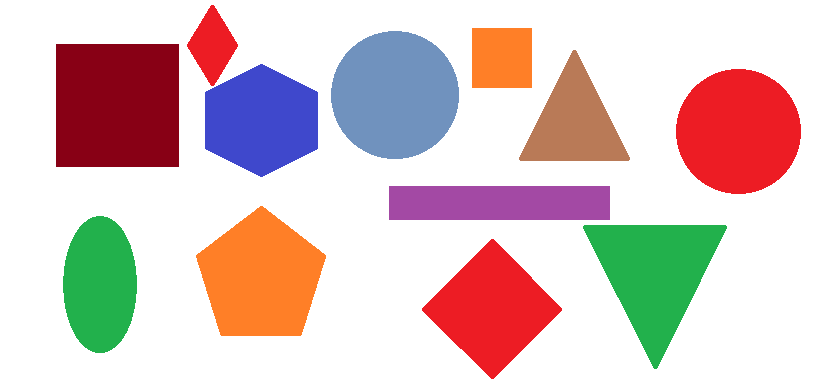
#> input picture find the shape/image.png, 833 x 392 px
$ python find_shape.py   (Python 2 division)
#> lines starting #> are read from the running program, lines starting #| are printed output that depends on the picture; after the words box and inside, x2 and y2 are one past the last pixel; in counts of white or black regions, pixels touching at a corner belong together
'''
contours
assignment
'''
import sys
import cv2
import numpy as np

def initial_step(img):
    ref_gray = cv2.cvtColor(img, cv2.COLOR_BGR2GRAY)
    cv2.imshow('b and w',ref_gray)
    ret, thresh = cv2.threshold(ref_gray, 190, 255, 0)
    cv2.imshow('thresh',thresh)
    contours, hierarchy = cv2.findContours(thresh,cv2.RETR_TREE,cv2.CHAIN_APPROX_SIMPLE)
    return contours

if __name__=='__main__':
    # Boomerang reference image
    img1 = cv2.imread('image.png')
#> img1 is the input picture: shape (392, 833, 3); mean B, G, R 197.7, 199.1, 220.6
    img2 =cv2.imread('kite.png')
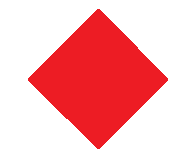
#> input picture find the shape/kite.png, 180 x 155 px
#> img2 is the input picture: shape (155, 180, 3); mean B, G, R 175.8, 172.9, 248.5

    original_cnt=initial_step(img1)
#> in initial_step, `ref_gray = cv2.cvtColor(img, cv2.COLOR_BGR2GRAY)`:
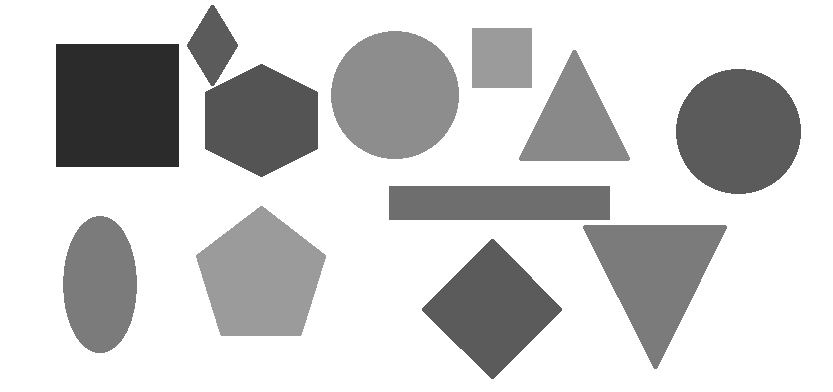
#> ref_gray: shape (392, 833); min 43, max 255, mean 205.3
#> in initial_step, `ret, thresh = cv2.threshold(ref_gray, 190, 255, 0)`:
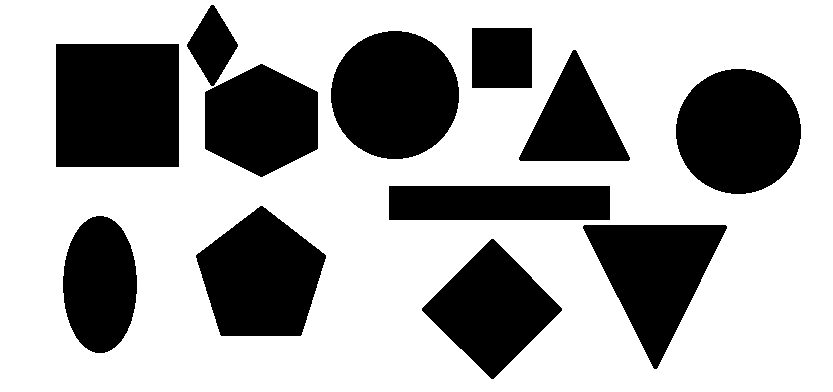
#> thresh: shape (392, 833); 66.2% white; 12 black regions
#> in initial_step, `contours, hierarchy = cv2.findContours(thresh,cv2.RETR_TREE,cv2.CHAIN_..`: contours = 13 contours; largest, box (x1, y1, x2, y2) and area: (0, 0, 833, 392) 325312, (55, 43, 180, 168) 15374, (330, 30, 460, 160) 13047, (675, 68, 802, 195) 12451, (195, 205, 327, 337) 11970
#> original_cnt has the same summary as contours in initial_step
    part_cnt=initial_step(img2)
#> in initial_step (call 2), `ref_gray = cv2.cvtColor(img, cv2.COLOR_BGR2GRAY)`:
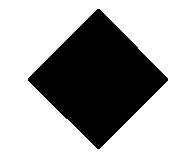
#> ref_gray: shape (155, 180); values 91 (black) and 255 (white), 63.8% white; 1 black region, box (x1, y1, x2, y2) and area: (28, 9, 168, 149) 10087
#> in initial_step (call 2), `ret, thresh = cv2.threshold(ref_gray, 190, 255, 0)`: thresh: shape (155, 180); 63.8% white; 1 black region
#> in initial_step (call 2), `contours, hierarchy = cv2.findContours(thresh,cv2.RETR_TREE,cv2.CHAIN_..`: contours = 2 contours; box (x1, y1, x2, y2) and area: (0, 0, 180, 155) 27566, (27, 8, 169, 150) 10230
#> part_cnt has the same summary as contours in initial_step


    original_areas=[]
    part_areas=[]

    for contour in original_cnt:
        area = cv2.contourArea(contour)
        original_areas.append(area)
#> this loop made 13 passes
#> area on passes 2 to 13: 10229.5, 11017.5, 8119, 11970, 7768, 12451, 9802, 6653, 15374, 13047, 3719, 2297
#> (contour, area) on pass 1: ([[0, 0], [0, 391], [832, 391], [832, 0]], 325312)
#> after the loop, original_areas = [325312, 10229.5, 11017.5, 8119, 11970, 7768, 12451, 9802, 6653, 15374, 13047, 3719, 2297]
    print "original pic areas",original_areas
#| original pic areas [325312.0, 10229.5, 11017.5, 8119.0, 11970.0, 7768.0, 12451.0, 9802.0, 6653.0, 15374.0, 13047.0, 3719.0, 2297.0]

    for contour1 in part_cnt:
        area = cv2.contourArea(contour1)
        part_areas.append(area)
#> this loop made 2 passes
#> (contour1, area) on pass 1: ([[0, 0], [0, 154], [179, 154], [179, 0]], 27566)
#> after the loop, part_areas = [27566, 10229.5]
    print "part pic areas",part_areas
#| part pic areas [27566.0, 10229.5]
    # [4 lines of commented-out code are left out]
    data_found=0
    #print len(part_areas)
    for original in range(len(original_areas)):
        for part in range(len(part_areas)):
            if(part_areas[part]==original_areas[original]):
                data_found=original
                break
#> this loop made 13 passes

    print "index number",data_found
    print "data found at ",original_areas[data_found]
#| data found at  10229.5

    ref_contour=original_cnt[data_found]
#> ref_contour = contour of 12 points, box (x1, y1, x2, y2) (421, 238, 563, 380), area 10230


    cv2.drawContours(img1, [ref_contour], -1, (0,0,0), 3)
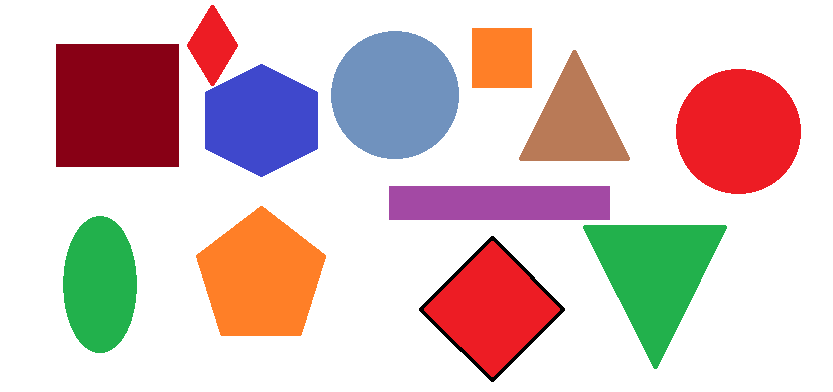
#> img1: shape (392, 833, 3); 0.44% of pixels changed, all inside (x1, y1, x2, y2) = (419, 236, 565, 382)
    cv2.imshow('Output', img1)
    cv2.waitKey(0)
